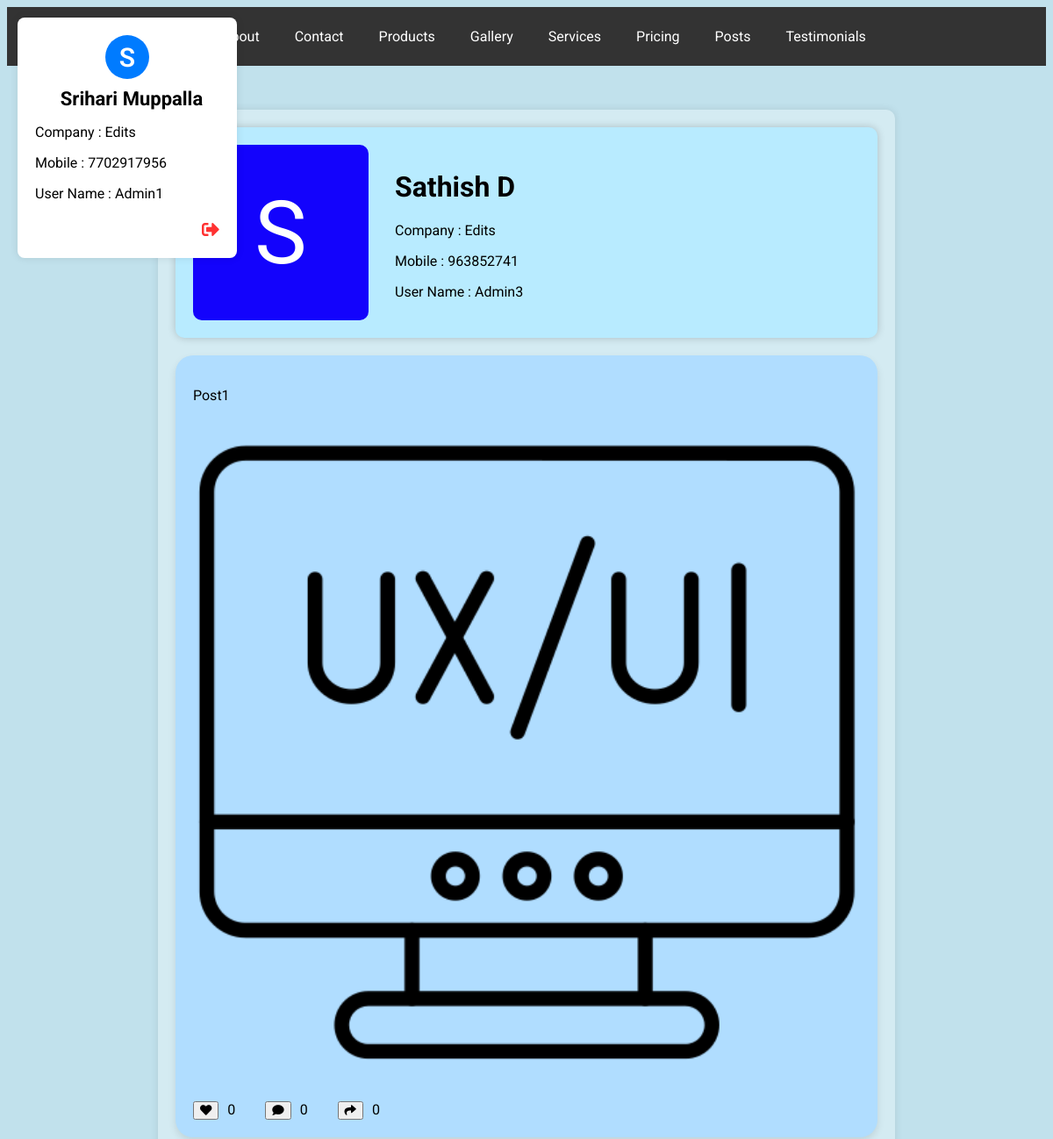
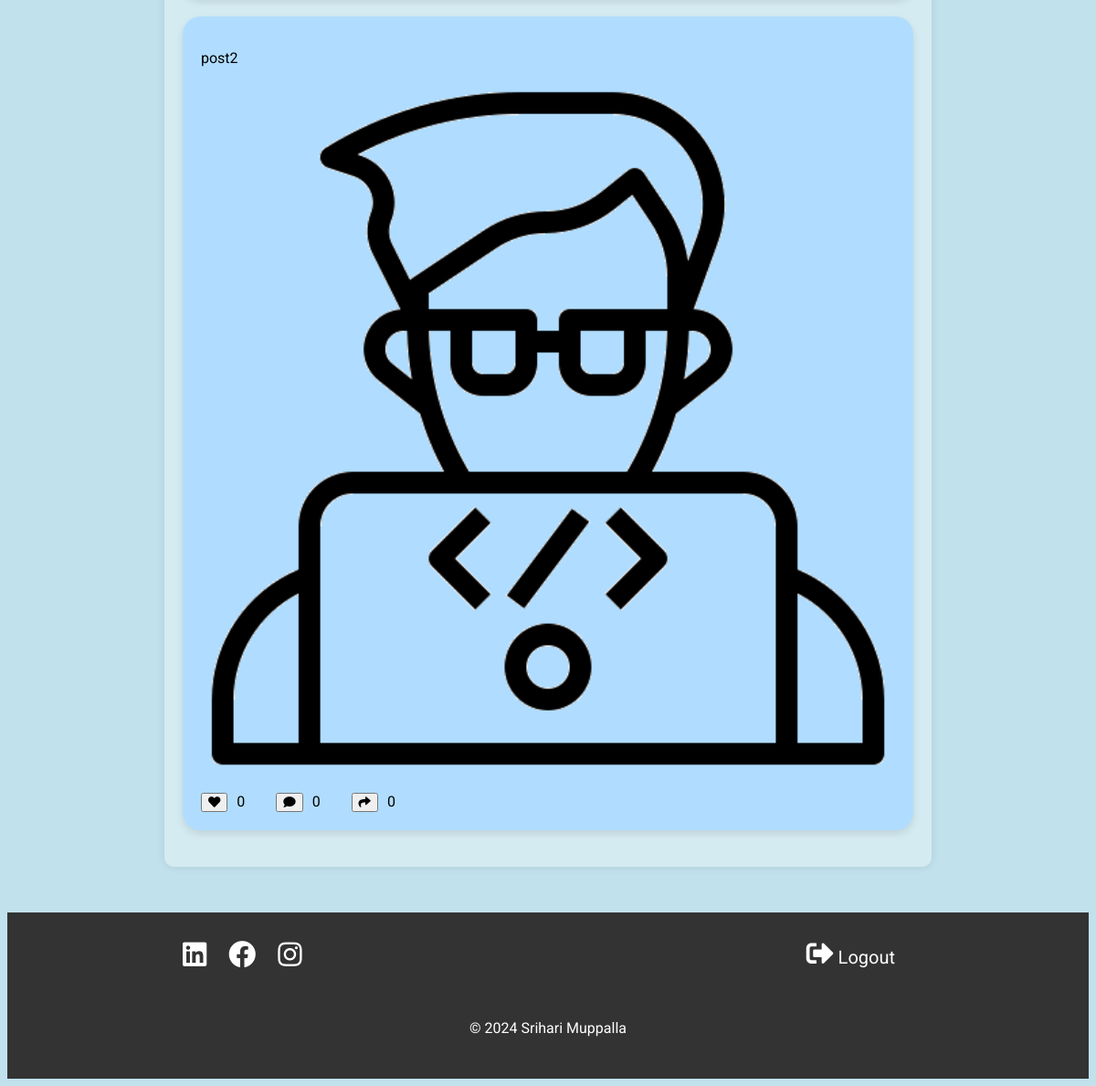
Screenshot of /admin3 (signed in) with the database file from the repository (2 pictures, top to bottom).
### tables this page shows
CREATE TABLE registrations (
                    id INTEGER PRIMARY KEY,
                    first_name TEXT NOT NULL,
                    last_name TEXT NOT NULL,
                    company_name TEXT NOT NULL,
                    phone_number TEXT NOT NULL,
                    username TEXT NOT NULL,
                    password TEXT NOT NULL
                );

CREATE TABLE userposts (
        id INTEGER PRIMARY KEY AUTOINCREMENT,
        username TEXT,
        caption TEXT,
        image_url TEXT,
        likes INTEGER DEFAULT 0,
        comments INTEGER DEFAULT 0,
        shares INTEGER DEFAULT 0
    );

### app.py (the view)
@app.route('/<username>')
def user_details(username):
    try:
        conn = sqlite3.connect('example.db')
        cursor = conn.cursor()
        cursor.execute("SELECT * FROM registrations WHERE username=?", (username,))
        indiUserData = cursor.fetchall()
        indiUserDataList = indiUserData[0]
        print(logging.debug(indiUserData))
    except sqlite3.Error as e:
        print("SQLite error:", e)
        posts = []
    finally:
        conn.close()
    try:
        conn = sqlite3.connect('example.db')
        cursor = conn.cursor()
        cursor.execute("SELECT * FROM userposts WHERE username=?", (username,))
        posts = cursor.fetchall()
        print(logging.debug(posts))
    except sqlite3.Error as e:
        print("SQLite error:", e)
        posts = []
    finally:
        conn.close()
    if 'username' in session:
        username = session['username']
        try:
            conn = sqlite3.connect('example.db')
            cursor = conn.cursor()
            cursor.execute("SELECT * FROM registrations WHERE username=?", (username,))
            User = cursor.fetchall()
            userData = User[0]
            print(logging.debug(userData))
        except sqlite3.Error as e:
            print("SQLite error:", e)
            posts = []
        finally:
            conn.close()
    return render_template('userdetails.html', userData=userData, indiUserDataList=indiUserDataList, posts=posts)

### Templates/userdetails.html
{% extends "index.html" %}
{% block content %}
<div class="container">
    <div class="user-cont">
        <div class="user-cont-profile-img">{{ indiUserDataList[1][0] }}</div>
        <div class="user-cont-info">
            <h1>{{ indiUserDataList[1] }} {{ indiUserDataList[2] }}</h1>
            <p>Company : {{ indiUserDataList[3] }}</p>
            <p>Mobile : {{ indiUserDataList[4] }}</p>
            <p>User Name : {{ indiUserDataList[5] }}</p>
        </div>
    </div>
    {% for post in posts %}
    <div class="post">
        <p>{{ post[2] }}</p>
        <img src="{{ post[3] }}" alt="Post Image"><br />
        <button onclick="likePost('{{ post.id }}')"><i class="fas fa-solid fa-heart"></i></button><span>{{ post[4] }}</span>
        <button onclick="commentPost('{{ post.id }}')"><i class="fas fa-solid fa-comment"></i></button><span>{{ post[5] }}</span>
        <button onclick="sharePost('{{ post.id }}')"><i class="fas fa-solid fa-share"></i></button><span>{{ post[6] }}</span>
    </div>
    {% endfor %}
</div>
{% endblock %}

### Templates/index.html (shortened to what this page needs)
<!DOCTYPE html>
    <html lang="en">
    <head>
        <link rel="stylesheet" href="{{ url_for('static', filename='styles.css') }}">
        <link rel="stylesheet" href="https://cdnjs.cloudflare.com/ajax/libs/font-awesome/5.15.4/css/all.min.css">
    </head>
    <body>
    <div class="profile-container">
        <div class="profile-content">
            <div class="profile-name-sec"><div class="profile-pic">{{ userData[1][0] }} </div><h1>{{ userData[1] }} {{ userData[2] }}</h1></div>
            <p>Company : {{ userData[3] }}</p>
            <p>Mobile : {{ userData[4] }}</p>
            <p>User Name : {{ userData[5] }}</p>
            <p class="logout"><a href="/logout" class="logout"><i class="fas fa-sign-out-alt" title="log out"></i></a></p>
        </div>
    </div>
    <div class="nav-container">
        <nav>
            <a href="/home">Home</a>
            <a href="/about">About</a>
            <a href="/contact">Contact</a>
            <a href="/products">Products</a>
            <a href="/gallery">Gallery</a>
            <a href="/services">Services</a>
            <a href="/pricing">Pricing</a>
            <a href="/posts">Posts</a>
            <a href="/testimonials">Testimonials</a>
        </nav>
    </div>
        <div class="content">
            {% block content %}
            {% endblock %}
            <footer>
                <div class="container1">
                <div class="social-icons">
                    <div>
                    <a href="https://in.linkedin.com/in/srihari-muppalla" target="_blank"><i class="fab fa-linkedin"></i></a>
                    <a href="#"><i class="fab fa-facebook" target="_blank"></i></a>
                    <a href="https://www.instagram.com/srihari_developer/?igsh=MWY4MnQ2NndwN3E5ag%3D%3D" target="_blank"><i class="fab fa-instagram"></i></a>
                    </div>
                    <div>
                        <a href="/logout" class="logout"><i class="fas fa-sign-out-alt"></i> Logout</a>
                    </div>
                </div>
            </div>
                <div class="container1">
                <p>&copy; 2024 Srihari Muppalla</p>
                </div>
            </footer>
        </div>
    </body>
    </html>

### static/styles.css (style rules this page uses)
.container1 { max-width: 800px; margin: 0 auto; padding: 20px; }
.container { max-width: 800px; margin: 50px auto; padding: 20px; background-color: #fff; border-radius: 10px; box-shadow: 0 0 10px rgba(0, 0, 0, 0.1); text-align: justify; animation: fadeIn 1s ease-in-out; background-color: #D4ebf2; }
.profile-container { width: 250px; height: auto; background-color: #fff; position: absolute; top: 20px; left: 20px; border-radius: 8px; box-shadow: 0 0 10px rgba(0, 0, 0, 0.1); }
.profile-content { padding: 0px 20px; text-transform: capitalize; font-family: roboto; }
.profile-name-sec { display: flex; flex-direction: column; justify-content: center; align-items: center; margin-top: 20px; }
.profile-name-sec h1 { font-size: 22px; margin-left: 10px; margin-top: 10px; margin-bottom: 0px; }
.profile-pic { width: 50px; height: 50px; border-radius: 50%; background-color: #007bff; color: #fff; display: inline-block; text-align: center; display: flex; flex-direction: row; justify-content: center; align-items: center; font-size: 30px; font-weight: 600; }
.logout { text-align: right; color: rgba(255, 0, 0, 0.805); font-size: 20px; }
.post { width: 100%; box-shadow: 0 4px 8px rgba(0, 0, 0, 0.1); padding: 20px; box-sizing: border-box; margin: 20px 0px; border-radius: 20px; background-color: #b0ddff; }
.post img { width: 100%; height: auto; margin-bottom: 15px; }
.post span { margin-right: 30px; margin-left: 10px; }
.user-cont { border-radius: 10px; box-shadow: 0 0 10px rgba(0, 0, 0, 0.2); padding: 20px; box-sizing: border-box; text-transform: capitalize; background-color: #b8ebff; display: flex; flex-direction: row; justify-content: flex-start; align-items: center; }
.user-cont-profile-img { width: 200px; height: 200px; display: flex; flex-direction: row; justify-content: center; align-items: center; background-color: #1303fc; color: #fff; font-size: 100px; border-radius: 10px; }
.user-cont-info { margin-left: 30px; }

### Templates/index.html (style rules this page uses)
body { font-family: 'Roboto'; background-color: #C1e1ec; }
.nav-container { background-color: #333; }
nav { background-color: #333; color: white; padding: 10px; overflow: hidden; width: 900px; margin: 0 auto; }
nav a { float: left; color: white; text-align: center; padding: 14px 20px; text-decoration: none; }
footer { background-color: #333; color: #fff; text-align: center; padding: 10px 0; }
.social-icons { display: flex; flex-direction: row; align-items: center; justify-content: space-between; }
.social-icons i { font-size: 30px; }
.social-icons a { color: #fff; text-decoration: none; margin-right: 20px; }

### rows the page displays
registrations: first_name "S", first_name "Srihari", last_name "Muppalla", company_name "Edits", phone_number "7702917956", username "Admin1"
registrations: first_name "S", first_name "Sathish", last_name "D", company_name "Edits", phone_number "963852741", username "Admin3"
userposts: caption "Post1", shows a picture, likes "0", comments "0", shares "0"
userposts: caption "post2", shows a picture, likes "0", comments "0", shares "0"
